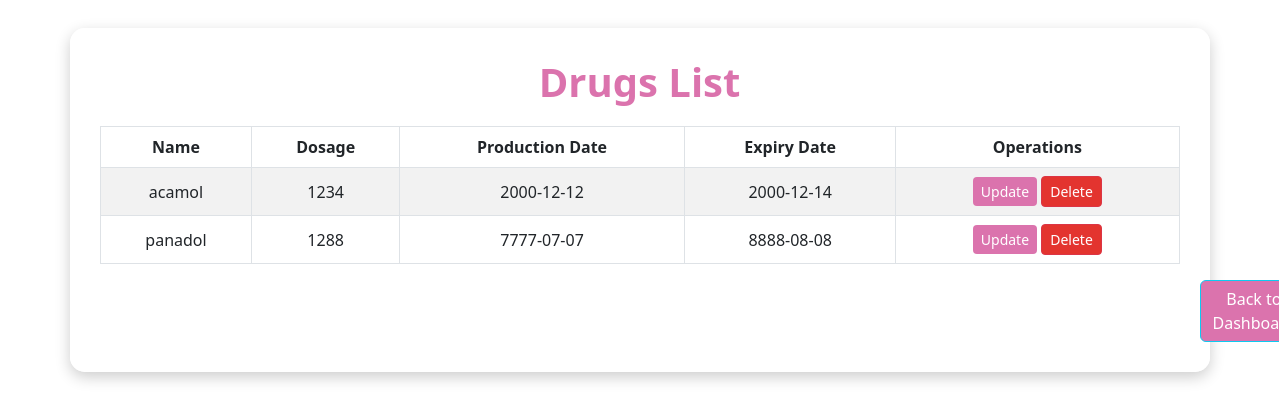
/viewDrugs.php, run on the app's committed database.
### tables this page shows
CREATE TABLE `drugs` (
  `id` int(10) UNSIGNED NOT NULL,
  `name` varchar(255) NOT NULL,
  `dosage` double NOT NULL,
  `productionDate` date NOT NULL,
  `expiryDate` date NOT NULL
);

### viewDrugs.php (the view, shortened to what this page needs)
<?php
include "connection.php";
$sql = "SELECT * FROM drugs";
$result = $con->query($sql);
?>
<!DOCTYPE html>
<html lang="en">
    <head>
        <link href="https://cdn.jsdelivr.net/npm/bootstrap@5.3.0-alpha1/dist/css/bootstrap.min.css" rel="stylesheet">
    </head>
    <body>
        <div class="container">
            <h1>Drugs List</h1>
            <table class="table table-bordered table-hover table-striped">
                <thead>
                    <tr>
                        <th>Name</th>
                        <th>Dosage</th>
                        <th>Production Date</th>
                        <th>Expiry Date</th>
                        <th>Operations</th>
                    </tr>
                </thead>
                <tbody>
                <?php
if ($result->num_rows != 0) {
    while ($row = $result->fetch_assoc()) {
        $id = $row['id'];
?>
                            <tr>
                                <td><?php echo $row["name"]; ?></td>
                                <td><?php echo $row["dosage"]; ?></td>
                                <td><?php echo $row["productionDate"]; ?></td>
                                <td><?php echo $row["expiryDate"]; ?></td>
                                <td>
                                        <a href="<?php echo 'updateDrug.php?id=' . $id; ?>" class="btn btn-primary btn-sm">Update</a>
                                    <a href="deleteDrug.php?id=<?php echo $row["id"]; ?>" class="btn btn-danger btn-sm">Delete</a>
                                </td>
                            </tr>
                            <?php
    }
} else {
    echo "<tr><td colspan='5' class='text-danger'>No drugs found.</td></tr>";
}
?>
                </tbody>
            </table>
            <a href="dashboardUi.php" class="btn btn-info">
    <i class="bi bi-arrow-left-circle"></i> Back to Dashboard
</a>
        </div>
    </body>
</html>

### viewDrugs.php (style rules this page uses)
body { background-image: url('images/wb.webp'); background-size: cover; background-position: bottom; background-repeat: no-repeat; height: 100vh; color: #333; display: flex; align-items: center; justify-content: center; }
.container { background: rgba(255, 255, 255, 0.95); padding: 30px; border-radius: 15px; box-shadow: 0 5px 15px rgba(0, 0, 0, 0.2); width: 100%; margin-top: -400px; }
.table { text-align: center; margin-top: 20px; }
thead { background-color: rgb(219, 115, 173); color: white; }
.table th, .table td { vertical-align: middle; }
.btn-primary { background-color: rgb(219, 115, 173); border: none; }
.btn-danger { background-color: #E3342F; }
h1 { text-align: center; color: rgb(219, 115, 173); font-weight: bold; margin-bottom: 20px; }
.btn-info { background-color:rgb(219, 115, 173); color: white; margin-left: 1100px; }

### data on the page
drugs: name "acamol", dosage "1234", productionDate "2000-12-12", expiryDate "2000-12-14"
drugs: name "panadol", dosage "1288", productionDate "7777-07-07", expiryDate "8888-08-08"
